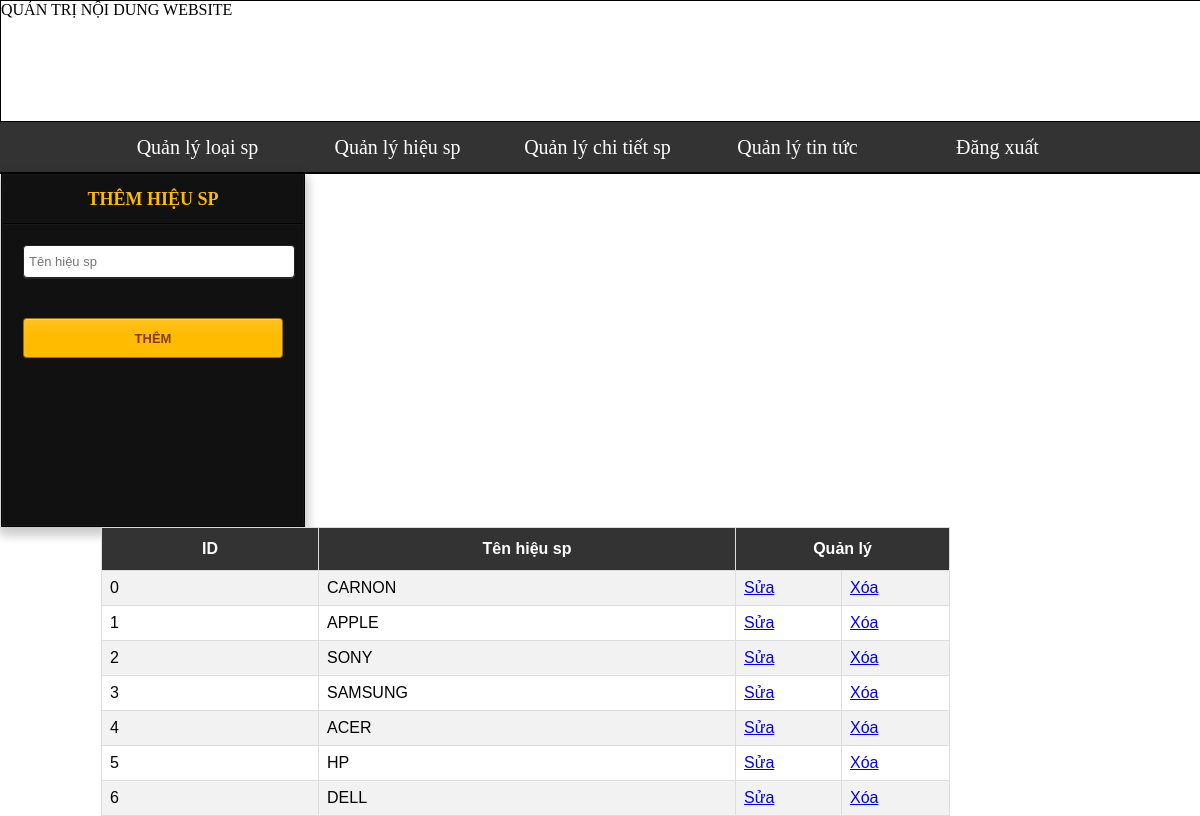
Screenshot of /admincp/index.php?quanly=quanlyhieusp&ac=them (signed in) with the database file from the repository.
### tables this page shows
CREATE TABLE `hieusp` (
  `id_hieusp` int(11) NOT NULL,
  `tenhieusp` varchar(255) NOT NULL
);

### admincp/modules/quanlyhieusp/lietke.php (the view)
<?php
	$sql="select * from hieusp order by id_hieusp desc";
	$run=mysqli_query($db,$sql);
?>
<table width="800" id="table">
<tr>
    <th width="200">ID</th>
    <th width="400">Tên hiệu sp</th>
    <th colspan="2">Quản lý</th>
  </tr>
  <?php
  $i=0;
  	while($dong=mysqli_fetch_array($run))
	{
	?>
  <tr>
    <td><?php echo $i; ?></td>
    <td><?php echo $dong['tenhieusp']; ?></td>
    <td width="89"><a href="index.php?quanly=quanlyhieusp&ac=sua&id=<?php echo $dong['id_hieusp'] ?>">Sửa</a></td>
    <td width="91"><a href="modules/quanlyhieusp/xuly.php?id=<?php echo $dong['id_hieusp'] ?>">Xóa</a></td>
  </tr>
  <?php
  	$i++;
	}
	?>
</table>

### admincp/style/css.css (style rules this page uses)
#table { font-family: "Trebuchet MS", Arial, Helvetica, sans-serif; border-collapse: collapse; width: 100%; }
#table td, #table th { border: 1px solid #ddd; padding: 8px; }
#table tr:nth-child(even) { background-color: #f2f2f2; }
#table th { padding-top: 12px; padding-bottom: 12px; background-color:#333; color: white; }
* { padding: 0; margin: 0; }

### admincp/modules/quanlyhieusp/them.php (style rules this page uses)
html,body { height: 100%; margin: 0; padding: 0; }

### rows the page displays
hieusp: tenhieusp "CARNON"
hieusp: tenhieusp "APPLE"
hieusp: tenhieusp "SONY"
hieusp: tenhieusp "SAMSUNG"
hieusp: tenhieusp "ACER"
hieusp: tenhieusp "HP"
hieusp: tenhieusp "DELL"
